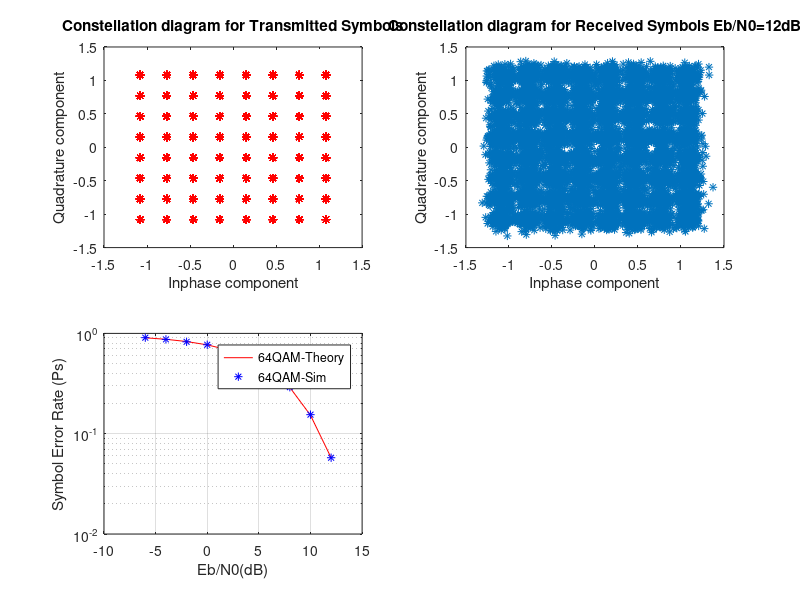

This figure's MATLAB source:
%matlab code for project:
% Demonstration of Eb/N0 Vs SER for 64-QAM modulation scheme
clear;
clc;
%---------Input Fields------------------------
N=10000; %Number of input symbols
EbN0dB = -6:2:12; %Define EbN0dB range for simulation
%---------------------------------------------
M=64; %for 64-QAM modulation.
refArray =1/sqrt(42)*[-7+7j,-5+7j,-1+7j,-3+7j,7+7j,5+7j,1+7j,3+7j,-7+5j,-5+5j,-1+5j,-3+5j,7+5j,5+5j,1+5j,3+5j,-7+j, -5+j, -1+j, -3+j, 7+j, 5+j, 1+j, 3+j,-7+3j,-5+3j,-1+3j,-3+3j,7+3j,5+3j,1+3j,3+3j,-7-7j,-5-7j,-1-7j,-3-7j,7-7j,5-7j,1-7j,3-7j,-7-5j,-5-5j,-1-5j,-3-5j,7-5j,5-5j,1-5j,3-5j,-7-j, -5-j, -1-j, -3-j, 7-j, 5-j, 1-j, 3-j,-7-3j,-5-3j,-1-3j,-3-3j,7-3j,5-3j,1-3j,3-3j];
symErrSimulated = zeros(1,length(EbN0dB));
k=log2(M);
EsN0dB = EbN0dB + 10*log10(k);
%---Generating a uniformly distributed random numbers in the set [0,1,2,..,M-1]
data=ceil(M.*rand(N,1))-1;
s=refArray(data+1); %64-QAM Constellation mapping with Gray coding
%--- Reference Constellation for demodulation and Error rate computation-- 
refI = real(refArray);
refQ = imag(refArray);
%---Place holder for Symbol Error values for each Es/N0 for particular M value--
index=1;
figure(1);
subplot(2,2,1);
plot(real(s),imag(s),'r*');
title('Constellation diagram for Transmitted Symbols');
xlabel('Inphase component');
ylabel('Quadrature component');
subplot(2,2,2);
for x=EsN0dB
%-------------------------------------------
%Channel Noise for various Es/N0
%-------------------------------------------
%Adding noise with variance according to the required Es/N0
noiseVariance = 1/(10.^(x/10));%Standard deviation for AWGN Noise
noiseSigma = sqrt(noiseVariance/2);
%Creating a complex noise for adding with M-QAM modulated signal
%Noise is complex since M-QAM is in complex representation
noise = noiseSigma*(randn(size(s))+1i*randn(size(s)));
received = s + noise;
%-------------I-Q Branching---------------
r_i = real(received);
r_q = imag(received);
%---Decision Maker-Compute (r_i-s_i)^2+(r_q-s_q)^2 and choose the smallest
r_i_repmat = repmat(r_i,M,1);
r_q_repmat = repmat(r_q,M,1);
plot(r_i,r_q,'*');
title(['Constellation diagram for Received Symbols Eb/N0=' num2str(x-10*log10(k)) 'dB']);
xlabel('Inphase component');
ylabel('Quadrature component');
pause;
distance = zeros(M,N); %place holder for distance metric
minDistIndex=zeros(N,1);
for j=1:N
%---Distance computation - (r_i-s_i)^2+(r_q-s_q)^2 --------------
distance(:,j) = (r_i_repmat(:,j)-refI').^2+(r_q_repmat(:,j)-refQ').^2;
%---capture the index in the array where the minimum distance occurs
[dummy,minDistIndex(j)]=min(distance(:,j));
end
y = minDistIndex - 1;%The index becomes the decoded symbol
%--------------Symbol Error Rate Calculation-------------------------------
dataCap = y;
symErrSimulated(1,index) = sum(dataCap~=data)/N;
index=index+1;
end
%----- Compute Theoretical Symbol Error Rates ---------------------
EbN0lin = 10.^(EbN0dB/10);
symErrTheory = (1-(1-(sqrt(M)-1)/sqrt(M)*erfc(sqrt(3/2*k*EbN0lin/(M-1)))).^2);
%---------------Plotting commands-----------------------
figure(1);
subplot(2,2,3);
semilogy(EbN0dB,symErrTheory,'r-');hold on;
semilogy(EbN0dB,symErrSimulated,'b*');
legend('64QAM-Theory','64QAM-Sim');
xlabel('Eb/N0(dB)');
ylabel('Symbol Error Rate (Ps)');
grid on;
